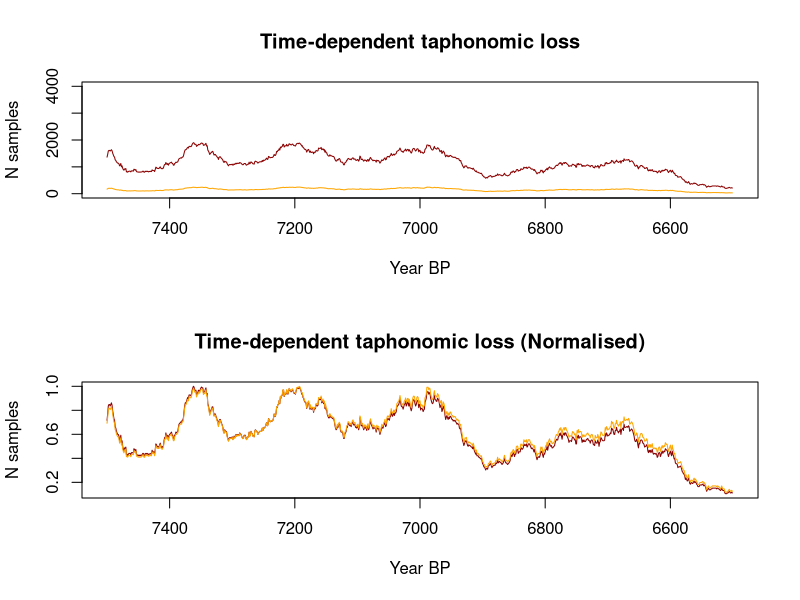
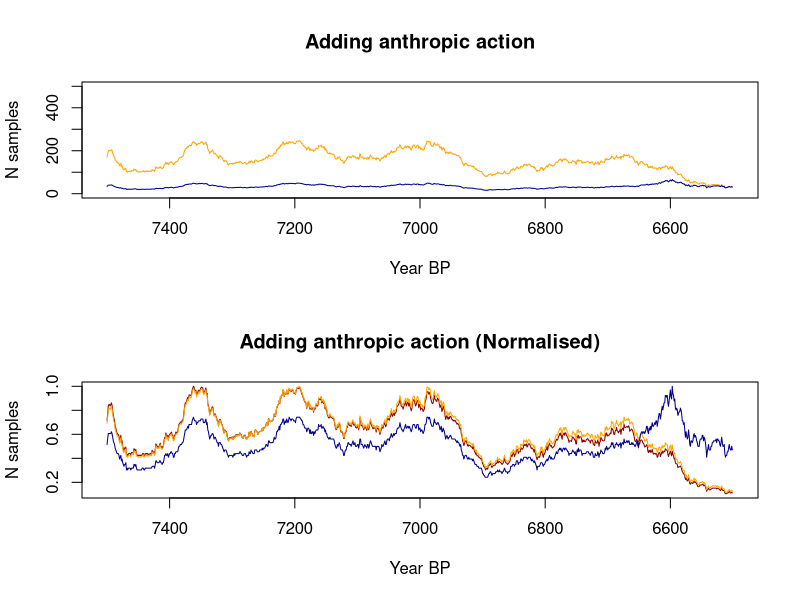

The R script that drew these images, in order:
## ---- chunk 1
library(DiagrammeR)

grViz("
digraph record_formation {

graph [layout = dot, ## Set title and layout
       label = 'Record loss process',
       labelloc = 't'
       fontname = Helvetica,
       fontsize = 30]

# node definitions with substituted label text
node [fontname = Helvetica, ## General node definition
      style = filled,
      color = MistyRose]
      
## Per node definition
a [label = '@@1',
   fillcolor = Orangered]
b [label = '@@2',
   fillcolor = Orangered]
c [label = '@@3',
   fillcolor = orange,
   fixedsize = shape,
   width = 6.5,
   height = 1,
   fontsize = 30]

## General edge definition
edge [color = grey,
       arrowhead = vee,
       arrowtail = vee]

## Specific edges
a -> {c}
b -> {c}
}

## Label definition
[1]: 'Time-dependent taphonomic loss'
[2]: 'Anthropic action'
[3]: 'Remaining archaeological waste'

")
## ---- chunk 2
grViz("
digraph record_formation {

graph [layout = dot, ## Set title and layout
       label = 'Record loss process',
       labelloc = 't'
       fontname = Helvetica,
       fontsize = 30]

# node definitions with substituted label text
node [fontname = Helvetica, ## General node definition
      style = filled,
      color = MistyRose]
      
## Per node definition
a [label = '@@1']
b [label = '@@2',
   fillcolor = Orangered]
c [label = '@@3',
   fillcolor = Orangered]
d [label = '@@4',
   fillcolor = orange]


## General edge definition
edge [color = grey,
       arrowhead = vee,
       arrowtail = vee]

## Specific edges
a -> {b,c}
b -> {d}
c -> {d}

}

## Label definition
[1]: 'Soil type'
[2]: 'Low energy process'
[3]: 'High energy proceess'
[4]: 'Waste'
")
## ---- chunk 3
## To have the object res

Gpd <- function(x, W_fer_age = c(10,30), M_fer_age = c(15,40),
                P_o = 0.3){
  
  ### Process of having offspring
  
  # Female fertile population
  W <- x[x[,2]=="F",]
  W_fert <- W[W$Age>W_fer_age[1] & W$Age<W_fer_age[2],]
  
  # Male fertile population
  M <- x[x[,2]=="M",]
  M_fert <- M[M$Age>M_fer_age[1] & M$Age<M_fer_age[2],]
  
  ## Probability of having descendance per woman
  # Penalisation in case there are too few men
  pen <- round(nrow(M_fert)*2/nrow(W_fert),2) ## Assumes one man can have two women
  pen[pen>1] <- 1 ## The men penalisation can never multiply the birth rate per woman
  
  ## Probability of a woman having a son per year
  P_o <- P_o*pen
  
  Offspring <- sum(rbinom(nrow(W_fert),1,P_o))
  New_pop <- data.frame("Age" = rep(0,Offspring),                        
                        "Sex" = sample(c("M","F"),Offspring,prob=c(0.5,0.5),replace = TRUE))
  x <- rbind(x,New_pop)
  
  ### Process of dying
  
  vec_d <- apply(x,1,death)
  x <- x[vec_d==0,]
  
  ## Apply carrying capacty restrictions
  x <- K_lim(x, K)
  
  return(x)
}

death <- function(x,pd=data.frame("Age" = c(0:99),
                                  "P_d" = c(rep(0.13,2),
                                            rep(0.08,8),
                                            rep(0.01,25),
                                            rep(0.1,15),
                                            rep(0.15,10),
                                            rep(0.25,5),
                                            rep(0.99,35)))){
  age <- as.numeric(x[1])
  return(rbinom(1,1,prob = pd[pd$Age==age,2]))
}

K_lim <- function(x,k,prob = 0.8){
  p <- nrow(x)
  if (p>k){
    o <- rbinom(p-k,1,prob)
    o <- sum(o[o==1])
    o[o==0] <- 1 ## Avoids problem eliminating all the df if remove == 0
    x <- x[-sample(1:nrow(x),o,replace = FALSE),]
  }
  return(x)
}

A_dep_r <- function(x,S_f = "p", occ = NULL){
  try(if(is.null(x) == TRUE & is.null(S_f) == TRUE) 
    stop("Population and Site function undefined"))
  
  ## Set the number of individuals
  if (is.vector(x)==TRUE){
    Pop <- length(x)
  } else {
    Pop <- nrow(x)
  }
  
  ## Define time for logistic/residential camps if time = NULL
  if (is.null(occ) == TRUE){
    if (S_f == 'r'){
      occ <- 3
    } else if (S_f == 'l'){
      occ <- 1
    }
  }
  
  ## Population times goats per person a year (5) times bone Kg per goat (20)
  ## Dayenoff et al., 2019 for the weight of the carcass.
  adr <- Pop*5*20
  
  if (S_f == 'r'){
    adr <- round(adr/12*occ)
  } else if (S_f == 'l'){
    adr <- round((adr/12*occ)/4) ## Divides by 4 because it is considered that 
                                 ## heavy food is not brought in place
  } else if (S_f == 'f'){
    adr <- Pop*17 # 17 kg of bone as an average per person
  }
  return(adr)
}

N_dep_r <- function(S_t = NULL, speed = 'm'){
  
  ## Set the general speed of the deposition rates
  if (speed == 's'){
    s <- 0.1
  } else if (speed == 'm'){
    s <- 0.2
  } else if (speed == 'f'){
    s <- 0.3
  }
  
  ## Set the value for site type
  if(is.null(S_t) == FALSE){
    if (S_t == 'oa'){
      s <- s*3
    } else if (S_t == 'rs'){
      s <- s*2
    }
  }
  return(s)
}

W_prod <- function(x,Adr = NULL,Ndr = NULL, area, ss = 4){
  
  ## Set the number of individuals
  if (is.vector(x)==TRUE){
    Pop <- length(x)
  } else {
    Pop <- nrow(x)
  }
  
  if (is.null(Adr) == TRUE & is.null(Ndr) == TRUE){
    w <- Pop*5*20
  } else if (is.null(Adr) == TRUE & is.null(Ndr) == FALSE){
    w <- (Pop*5*20)/(10*Ndr)
  } else if (is.null(Adr) == FALSE & is.null(Ndr) == FALSE){
    w <- Adr/(10*Ndr)
  } else if (is.null(Adr) == FALSE & is.null(Ndr) == TRUE){
    w <- Adr
  }
  
  w <- w*(1000/ss)

  w <- round(w/area)
  return(w)
} 

## Set initial values
set.seed(1234)
ts <- 1000 # Time span
K <- 150
area <- 1000
Gs_init <- 100 # Initial population
Gs_init <- data.frame("Age" = sample(10:30,Gs_init,10:30, replace = TRUE),
                      "Sex" = sample(c("M","F"), Gs_init, prob = c(0.5,0.5), replace = TRUE))


## Start the loop
res <- data.frame("Pop" = rep(0,ts), "W" = rep(0,ts))
Pop <- Gs_init

for (i in 1:ts){
  Pop <- Gpd(Pop)
  a_w <- A_dep_r(Pop)
  ndp <- N_dep_r()
  
  res$Pop[i] <- nrow(Pop)
  res$W[i] <- W_prod(Pop, Adr= a_w, Ndr = ndp, area = area)
  Pop$Age <- Pop$Age+1
}
## ---- chunk 4
## Function 1. Application of time-dependent taphonomic loss (Surovell et al., 2009)
#' It applies Surovell's equation to compute time dependent taphonomic loss. It 
#' returns the amount of preserved samples, based on Surovell's equation, which is
#' itself based on time passed since deposition
#' @param x: Input data. Amount of waste for specific t. Integer.
#' @param t: Time of abandonment. An integer.
#' @export

tdtf <- function(x,t){

  ## Surovell's taphonomic model
  ## Constants
  a <- 5.726442e-06  
  b <- 2176.4
  c <- -1.3925309
  
  ## Application of the model
  tm <- a*((c(0:t)+b)^c)
  tm <- round((tm/max(tm))*x)
  fw <- tm[length(tm)]
  return(fw)

}

## ---- chunk 5
## Function 2. Anthropic daily action.
## This function accounts for the daily anthropic action of the groupd living in 
## a site prior to the abandoment. It does not consider specifically aggresive 
## actions such as Neolithic holes, current extraction of manouver, etc. 
## Those will be considered later in the model per layers. It returns the same
## stochastic process, but with this loss incorporated.
#' @param x: Input data. Amount of waste for specific t. Integer.
#' @param sed.r: Natural sedimentary rate. It can be introduced directly as a double
#' if the rates are known, or it can be specified as slow ('s'), medium ('m') and
#' fast ('f'), where sedimentary rates are respectively 0.05, 0.1 and 0.15 cm/year
#' @param yleft: If specified, it marks the end of occupation of the site, so that
#' years of anthropic action do not exceed years of occupation. Default is NA.
#' @param h.act: The human activity in the cave. It can by high ('h'), medium ('m') 
#' or slow ('s'), corresponding to the rates 0.9, 0.6, 0.3. The user can introduce
#' the value.
#' @export

adc <- function(x, sed.r, yleft = NA, h.act){
  
  ## Set the general speed of the deposition rates
  if (sed.r == 's'){
    s <- 0.05
  } else if (sed.r == 'm'){
    s <- 0.1
  } else if (sed.r == 'f'){
    s <- 0.15
  } else if (is.numeric(sed.r) == TRUE){
    s <- sed.r
  }
  
  ## Time until the record is buried (in years). 8 cm (16/2) based on Strauss, 1990: p. 266 but
  ## this is wrong. I have some biblio to read further on this. It should also 
  ## depend on the type of earth
  y <- round(8/s)
  if (is.na(yleft) == FALSE){
    if (yleft < y){
      y <- yleft
    }
  }
  
  ## Set the intensity of anthropic action
  
  if (h.act == 's'){
    h <- 0.001
  } else if (h.act == 'm'){
    h <- 0.003
  } else if (h.act == 'h'){
    h <- 0.005
  } else if (is.numeric(h.act) == TRUE){
    h <- h.act
  }
  
  x <- x-(x*h*y)
  return(round(x))
  
}
## ---- chunk 6
w <- res[,2]
# Store in different vectors for the example, but could be the same.
re <- rep(0,length(w))
re_a <- rep(0,length(w))

# To reproduce the time span
for (i in 1:length(w)){
  re[i] <- tdtf(w[i],7501-i)
  re_a[i] <- adc(re[i],sed.r = 's', h.act = 'h', yleft = length(w)-i)
}

## ---- chunk 7
## Plot example time-dependent taphonomic loss

par(mfrow=c(2,1))
plot(x = c(7500:6501), y = res[,2], xlim = c(7500,6500), type = "l",
     col = "darkred", main = "Time-dependent taphonomic loss", ylim = c(0,4000),
     ylab = "N samples", xlab = "Year BP")
lines(x = c(7500:6501), y = re, col = "orange")

## And on normalised
plot(x = c(7500:6501), y = res[,2]/max(res[,2]), xlim = c(7500,6500), type = "l",
     col = "darkred", main = "Time-dependent taphonomic loss (Normalised)",
     ylab = "N samples", xlab = "Year BP")
lines(x = c(7500:6501), y = re/max(re), col = "orange")
## ---- chunk 8
### Example anthropic action
par(mfrow=c(2,1))
plot(x = c(7500:6501), y = re, xlim = c(7500,6500), type = "l",
     col = "orange", main = "Adding anthropic action", ylim = c(0,500),
     ylab = "N samples", xlab = "Year BP")
#lines(x = c(7500:6501), y = re, col = "orange")
lines(x = c(7500:6501), y = re_a, col = "darkblue")


## And on normalised
plot(x = c(7500:6501), y = res[,2]/max(res[,2]), xlim = c(7500,6500), type = "l",
     col = "darkred", main = "Adding anthropic action (Normalised)",
     ylab = "N samples", xlab = "Year BP")
lines(x = c(7500:6501), y = re/max(re), col = "orange")
lines(x = c(7500:6501), y = re_a/max(re_a), col = "darkblue")
